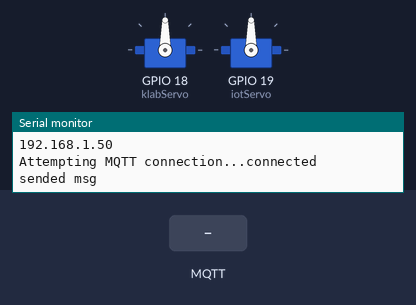
Simulated run of this program. Board: ESP32. On the bench: 2 × servo, the last lines printed to the serial monitor. The inputs (shaded band) are chosen by the test bench. WiFi joins after 1.5 s; servers stay silent unless stated; random numbers use the default seed unless the program sets one; no MQTT or app messages arrive unless stated.

Above: at 2.7 s.
2.8 s: MQTT message "2" arrives on the first subscribed topic
At 4.9 s:
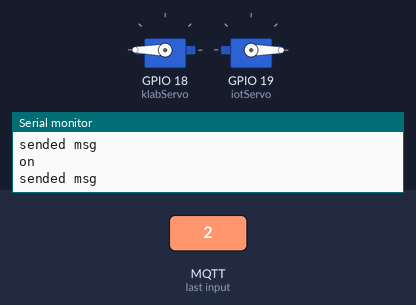
At 9.9 s:
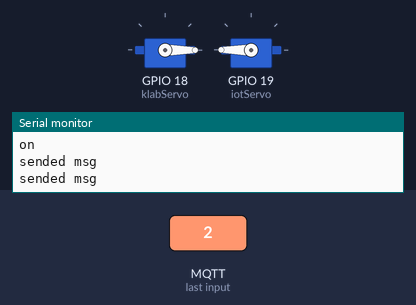
Timing chart, 0 to 11.4 s (numbered marks = the images above; inputs shaded):
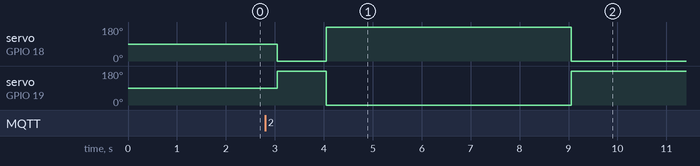

The program:

main.cpp
```cpp
#include <WiFi.h>
#include <ESP32Servo.h>
#include <PubSubClient.h>

Servo klabServo;
Servo iotServo;

const char *ssid = "CEIT-IoT-Lab";
const char *password = "1oTCEIT@2022";
const char *mqtt_server = "broker.hivemq.com";
const char *mqtt_topic = "face-detection";

int functionMode = 0;

WiFiClient espClient;
PubSubClient client(espClient);

void setup_wifi() {
  Serial.println();
  Serial.print("Connecting to ");
  Serial.println(ssid);

  WiFi.mode(WIFI_STA);
  WiFi.begin(ssid, password);

  while (WiFi.status() != WL_CONNECTED) {
    delay(500);
    Serial.print(".");
  }

  randomSeed(micros());

  Serial.println("");
  Serial.println("WiFi connected");
  Serial.println("IP address: ");
  Serial.println(WiFi.localIP());
}

void callback(char *topic, byte *payload, unsigned int length) {
  if ((char)payload[0] == '2') {
    Serial.println("on");
    functionMode = 1;
  } else {
  client.publish(mqtt_topic, "1");
  }
}

void reconnect() {
  while (!client.connected()) {
    digitalWrite(2, HIGH);
    delay(500);
    digitalWrite(2, LOW);
    Serial.print("Attempting MQTT connection...");
    String clientId = "ESP32Client-";
    clientId += String(random(0xffff), HEX);
    if (client.connect(clientId.c_str())) {
      Serial.println("connected");
      client.subscribe(mqtt_topic);
    } else {
      Serial.print("failed, rc=");
      Serial.print(client.state());
      Serial.println(" try again in 5 seconds");
      delay(5000);
    }
  }
}

void setup() {
  Serial.begin(9600);
  klabServo.setPeriodHertz(50); // standard 50 hz servo
  iotServo.setPeriodHertz(30);
  klabServo.attach(18, 1000, 2100);
  iotServo.attach(19, 1000, 2100);
  setup_wifi();
  client.setServer(mqtt_server, 1883);
  client.setCallback(callback);
}

void loop() {
  if (!client.connected()) {
    reconnect();
  }
  client.loop();
  Serial.println("sended msg");
  delay(1000);

  if (functionMode == 1) {
    klabServo.write(180);
    iotServo.write(0);
    delay(5000);
    klabServo.write(0);
    iotServo.write(180);
    functionMode = 0;

  } else {
    klabServo.write(0);
    iotServo.write(180);
  }
}
```
